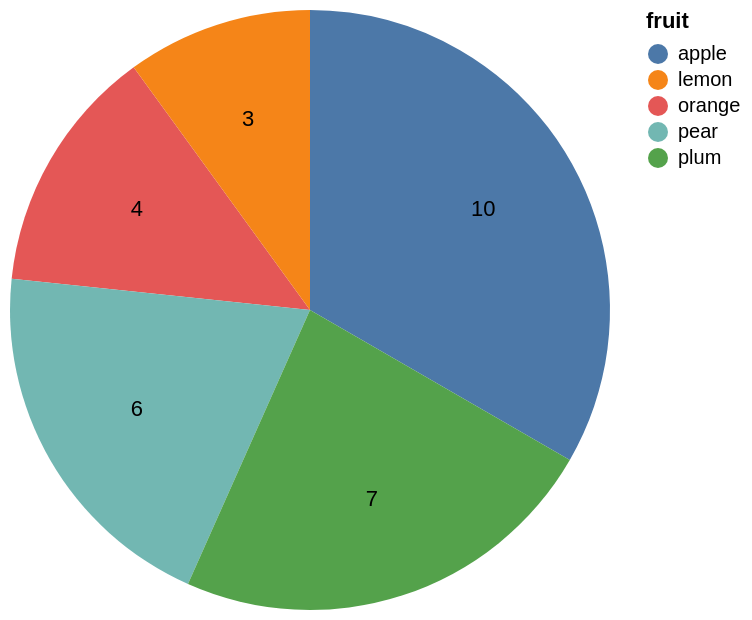

Source (notebook cell):
### Markdown cell above
# Adding labels

Labels can be added using superposition with the text mark

### Code cell
#@title Pie chart example
import pandas as pd
import altair as alt

source = pd.DataFrame({"fruit": ['orange', 'pear', 'apple', 'lemon', 'plum'], "value": [4, 6, 10, 3, 7]})

ch1 = alt.Chart(source).mark_arc().encode(
    theta=alt.Theta("value"),
    order = alt.Order('value', sort = 'descending'),
    color="fruit:N"
)

ch2 = alt.Chart(source).mark_text(radius = 100).encode(
    theta=alt.Theta("value", stack = True),   # We need to stack here
    order = alt.Order('value', sort = 'descending'),
    text = 'value:N',
)

ch1 + ch2

### Figure 1 — Vega-Lite specification as saved in the notebook (floating-point values rounded to 4 significant figures)
{"config": {"view": {"continuousWidth": 300, "continuousHeight": 300}}, "layer": [{"mark": {"type": "arc"}, "encoding": {"color": {"field": "fruit", "type": "nominal"}, "order": {"field": "value", "sort": "descending", "type": "quantitative"}, "theta": {"field": "value", "type": "quantitative"}}}, {"mark": {"type": "text", "radius": 100}, "encoding": {"order": {"field": "value", "sort": "descending", "type": "quantitative"}, "text": {"field": "value", "type": "nominal"}, "theta": {"field": "value", "stack": true, "type": "quantitative"}}}], "data": {"name": "data-391ed35a1742eb0c15b505285867a9d2"}, "$schema": "https://vega.github.io/schema/vega-lite/v5.6.1.json", "datasets": {"data-391ed35a1742eb0c15b505285867a9d2": [{"fruit": "orange", "value": 4}, {"fruit": "pear", "value": 6}, {"fruit": "apple", "value": 10}, {"fruit": "lemon", "value": 3}, {"fruit": "plum", "value": 7}]}}
